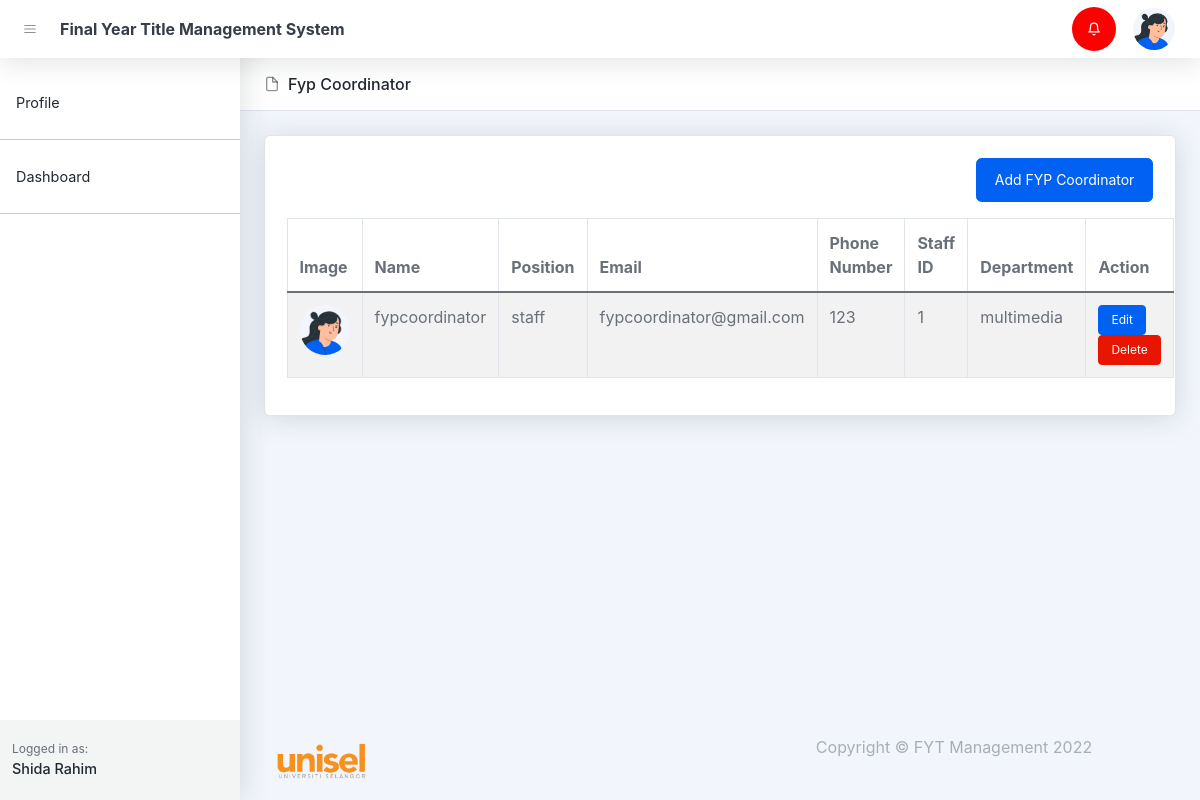
The page /fyp-coordinator-list.php (signed in) on the database as committed earlier.
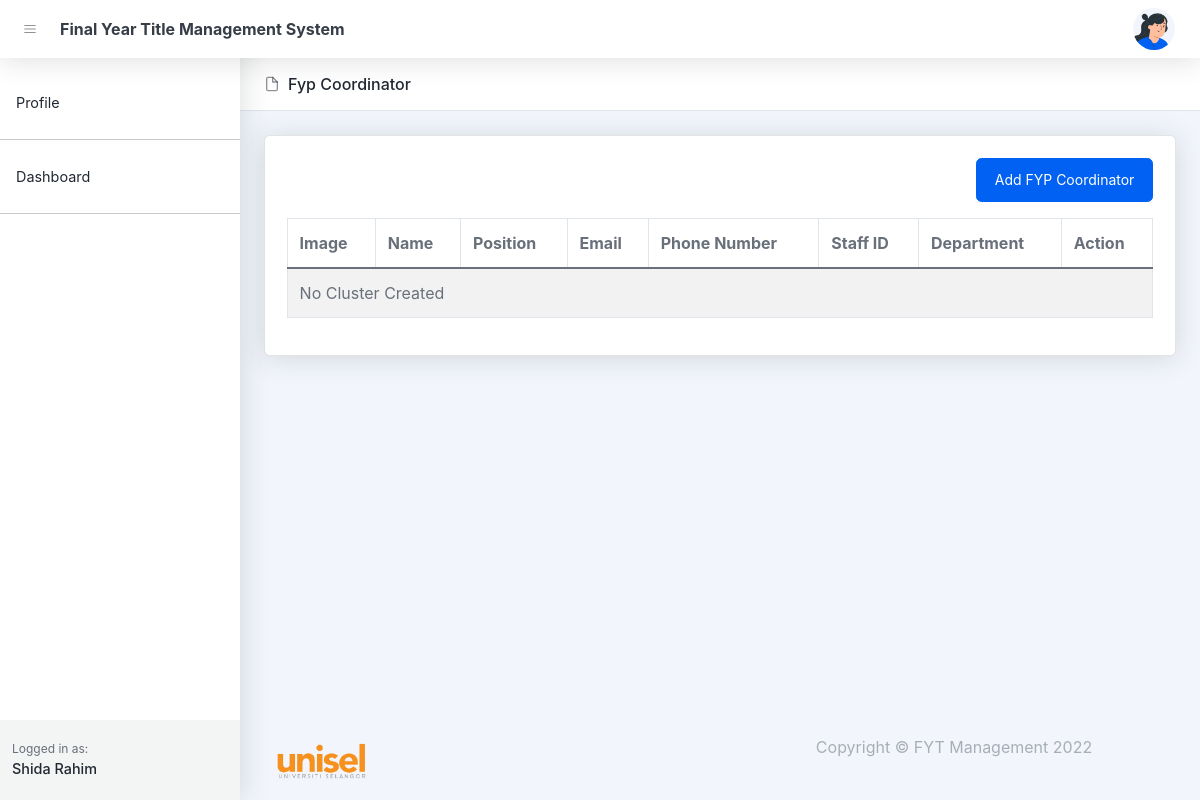
The same page on the database as committed later.
### tables this page shows
CREATE TABLE `notifications` (
  `id` bigint(20) UNSIGNED NOT NULL,
  `user_id` text DEFAULT NULL,
  `notification` text DEFAULT NULL,
  `status` varchar(255) DEFAULT NULL,
  `created_at` timestamp NULL DEFAULT NULL,
  `updated_at` timestamp NULL DEFAULT NULL
);

CREATE TABLE `users` (
  `id` bigint(20) UNSIGNED NOT NULL,
  `name` varchar(255) NOT NULL,
  `email` varchar(255) DEFAULT NULL,
  `handphone` varchar(255) DEFAULT NULL,
  `roles` varchar(255) DEFAULT NULL,
  `password` varchar(255) DEFAULT NULL,
  `image` text DEFAULT NULL,
  `created_at` timestamp NULL DEFAULT NULL,
  `updated_at` timestamp NULL DEFAULT NULL
);

CREATE TABLE `staffs` (
  `id` bigint(20) UNSIGNED NOT NULL,
  `user_id` bigint(20) NOT NULL,
  `roles` varchar(255) DEFAULT NULL,
  `staff_id` varchar(255) DEFAULT NULL,
  `department` varchar(255) DEFAULT NULL,
  `fypcoordinator_status` varchar(255) DEFAULT NULL,
  `cluster_status` varchar(255) DEFAULT NULL,
  `status` varchar(255) DEFAULT NULL,
  `created_at` timestamp NULL DEFAULT NULL,
  `updated_at` timestamp NULL DEFAULT NULL,
  `cluster_id` varchar(255) DEFAULT NULL
);

### controllers/notifications.php (called while the page is built, shortened)
<?php
    $conn = setDbConnection();
    function getNotifications(){
        global $conn;
        $sql = "select notifications.*, users.name from notifications
        left join users on users.id = notifications.user_id
        where notifications.user_id = '".$_SESSION['id']."'
        order by id desc";
        $result = $conn->query($sql);
        if ($result->num_rows > 0) {
            while ($row = $result->fetch_assoc()) {
                $proposals[] = $row;
            }
            return  $proposals;
        }
    }
?>

### fyp-coordinator-list.php (the view, shortened to what the changed rows need)
<!DOCTYPE html>
<html lang="en">
    <head>
       <?php include('layout_admin/header.php')?>
    </head>
    <body class="nav-fixed">
        <?php include('layout_admin/navbar.php')?>
        <div id="layoutSidenav">
            <div id="layoutSidenav_content">
                <main>
                    <header class="page-header page-header-compact page-header-light border-bottom bg-white mb-4">
                        <div class="container-xl px-4">
                            <div class="page-header-content">
                                <div class="row align-items-center justify-content-between pt-3">
                                    <div class="col-auto mb-3">
                                        <h1 class="page-header-title">
                                            <div class="page-header-icon"><i data-feather="file"></i></div>
                                            Fyp Coordinator
                                        </h1>
                                    </div>
                                </div>
                            </div>
                        </div>
                    </header>
                    <?php
                        $conn = setDbConnection();
                        $clusters = null;
                        $query = "select users.* , staffs.id as cluster_id, staffs.staff_id, staffs.department, staffs.cluster_status from users
                        left join staffs on staffs.user_id = users.id
                        where staffs.roles = 'fyp_coordinator' order by users.id desc";
                        $result = $conn->query($query);
                        if ($result->num_rows > 0) {
                            while ($row = $result->fetch_assoc()) {
                                $clusters[] = $row;
                            }
                        }
                    ?>
                    <div class="container-xl px-4">
                        <div class="card mb-4">
                            <div class="card-body">
                                <table class="table table-bordered table-striped table-hover">
                                    <thead>
                                        <tr>
                                            <th>Image</th>
                                            <th>Name</th>
                                            <th>Position</th>
                                            <th>Email</th>
                                            <th>Phone Number</th>
                                            <th>Staff ID</th>
                                            <th>Department</th>
                                            <th>Action</th>
                                        </tr>
                                    </thead>
                                    <tbody>
                                        <?php
                                            if( $clusters != NULL){
                                                foreach ($clusters as $key => $value) {
                                                    $image = null;
                                                    if(isset($value['image'])){
                                                        $image = '<img class="user-img" src="/fyp/assets/profile/'.$value['image'].'">';
                                                    }else{
                                                        $image = '<img class="user-img" src="/fyp/assets/img/illustrations/profiles/profile-1.png">';
                                                    }
                                                    echo '
                                                    <tr>
                                                        <td>'.$image.'</td>
                                                        <td>'.$value['name'].'</td>
                                                        <td>'.$value['roles'].'</td>
                                                        <td>'.$value['email'].'</td>
                                                        <td>'.$value['handphone'].'</td>
                                                        <td>'.$value['staff_id'].'</td>
                                                        <td>'.$value['department'].'</td>
                                                        <td class="">
                                                            <a href="edit-fyp_coordinator.php?fyp_coordinator_id='.$value['id'].'" class="btn btn-sm btn-primary">Edit</a>
                                                            <a href="controllers/hod/delete-fyp-coordinator.php?fyp_coordinator_id='.$value['id'].'" class="btn btn-sm btn-danger">Delete</a>
                                                        </td>
                                                    </tr>';
                                                }
                                            }else{
                                                echo '<tr><td colspan=8>No Cluster Created</td></tr>';
                                            }
                                        ?>
                                    </tbody>
                                </table>
                            </div>
                        </div>
                    </div>
                </main>
            </div>
        </div>
    </body>
</html>

### layout_admin/navbar.php (shortened to what the changed rows need)
<nav class="topnav navbar navbar-expand shadow justify-content-between justify-content-sm-start navbar-light bg-white" id="sidenavAccordion">
    <ul class="navbar-nav align-items-center ms-auto">
        <?php
            include_once('controllers/notifications.php');
            $notifications = getNotifications();
            if(isset($notifications)){
                echo '
                    <li class="nav-item dropdown no-caret d-none d-sm-block me-3 dropdown-notifications">
                    <a class="btn btn-icon btn-transparent-dark dropdown-toggle" id="navbarDropdownAlerts" ';
                    $status = false;
                  foreach ($notifications as $key => $value) {
                    if($value['status'] == 'new'){$status = true;};
                  }
                  var_dump($status);
                  if($status){
                    echo 'style="background:red"';
                  }
                echo ' href="javascript:void(0);" role="button" data-bs-toggle="dropdown" aria-haspopup="true" aria-expanded="true">
                    <svg xmlns="http://www.w3.org/2000/svg" ';
                if($status){
                    echo 'style="color:white"';
                }
                echo'width="24" height="24" viewBox="0 0 24 24" fill="none" stroke="currentColor" stroke-width="2" stroke-linecap="round" stroke-linejoin="round" class="feather feather-bell"><path d="M18 8A6 6 0 0 0 6 8c0 7-3 9-3 9h18s-3-2-3-9"></path><path d="M13.73 21a2 2 0 0 1-3.46 0"></path></svg></a>
                    <div class="dropdown-menu dropdown-menu-end border-0 shadow animated--fade-in-up" aria-labelledby="navbarDropdownAlerts" data-bs-popper="none">
                        <h6 class="dropdown-header dropdown-notifications-header">
                            <svg xmlns="http://www.w3.org/2000/svg" width="24" height="24" viewBox="0 0 24 24" fill="none" stroke="currentColor" stroke-width="2" stroke-linecap="round" stroke-linejoin="round" class="feather feather-bell me-2"><path d="M18 8A6 6 0 0 0 6 8c0 7-3 9-3 9h18s-3-2-3-9"></path><path d="M13.73 21a2 2 0 0 1-3.46 0"></path></svg>
                            Notifications Center
                        </h6>';
                echo '
                </div>
                </li>';
            }
        ?>
    </ul>
</nav>

Rows that differ between the two databases and show on the page:
removed users: name "fypcoordinator", roles "staff", email "fypcoordinator@gmail.com", handphone "123", staffs.staff_id "1", staffs.department "multimedia"
Other text that changed with them:
text now shown: "No Cluster Created"
